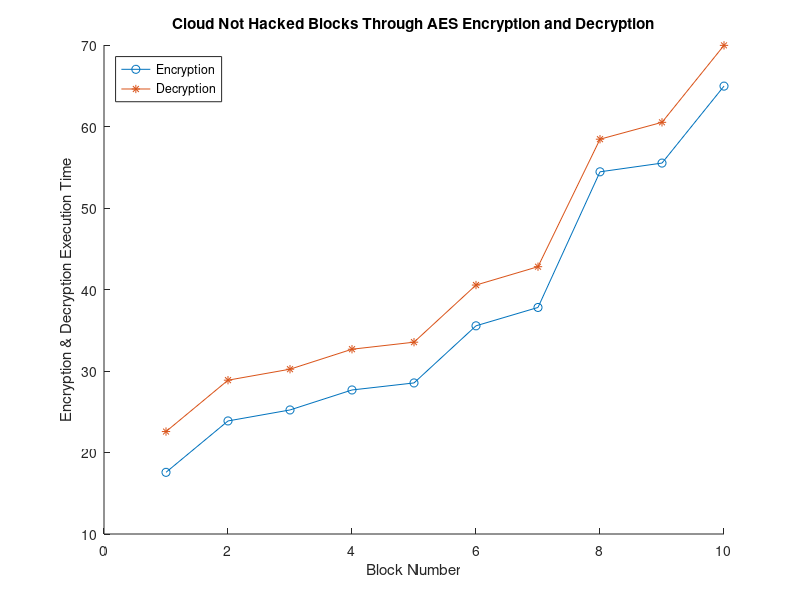

Source code (MATLAB):
clear all;
close all;
clc

A= dlmread("Not_hacked.csv");
x= A(:,1);
y= A(:,2);

hold on
plot(x,'-o');
plot(y,'-*');
legend('Encryption','Decryption','Location','NorthWest')
xlabel('Block Number'), ylabel('Encryption & Decryption Execution Time')
title('Cloud Not Hacked Blocks Through AES Encryption and Decryption')

